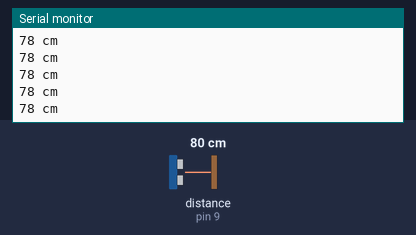
A sketch run on a simulated Arduino Uno, built with avr-gcc and run on an emulated ATmega328P. Parts: the last lines printed to the serial monitor. Wiring (inferred from the names in the program): ultrasonic range finder: trigger pin 10; echo pin 9. The inputs (shaded band) are chosen by the test bench; at power-on: distance to the obstacle (sensor on pin 9) 80 cm. The echo pulse lasts 58.3 µs per cm.

Above: at 1.2 s.
1.3 s: distance to the obstacle (sensor on pin 9) set to 2 cm
At 1.39 s:
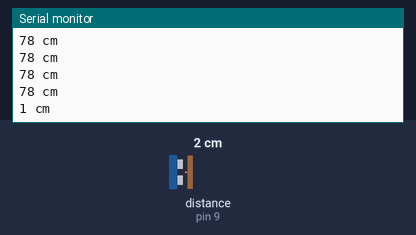
2.8 s: distance to the obstacle (sensor on pin 9) set to 4 cm
At 2.81 s:
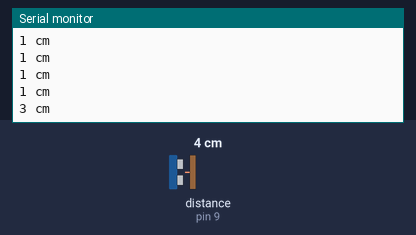
4.3 s: distance to the obstacle (sensor on pin 9) set to 9 cm
At 4.34 s:
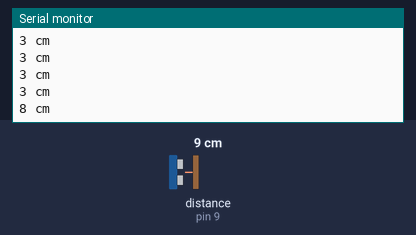
Timing chart, 0 to 7.3 s (numbered marks = the images above; inputs shaded):
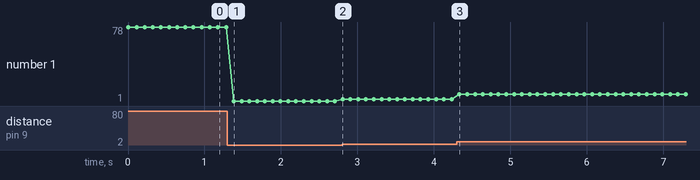

The sketch:

UltraschallSensor.ino
```cpp
# define echoPin 9
# define trigPin 10
long distance;

void setup(){
  pinMode(echoPin,INPUT);
  pinMode(trigPin,OUTPUT);
  Serial.begin(9600);
}

void loop(){
  digitalWrite(trigPin,HIGH);
  delayMicroseconds(1000);
  digitalWrite(trigPin,LOW);
  distance = pulseIn(echoPin,HIGH)*0.017;
  Serial.print(distance);
  Serial.println(" cm");
  delay(100);
}
```

Measured:
- after the input at 1.3 s, the serial monitor: prints a new line after 0.08 s (image 1)
- after the input at 2.8 s, the serial monitor: prints a new line at once (image 2)
- after the input at 4.3 s, the serial monitor: prints a new line at once (image 3)
- plotted number 1: 78 → 1 after the input at 1.3 s, 1 → 3 after the input at 2.8 s, 3 → 8 after the input at 4.3 s
